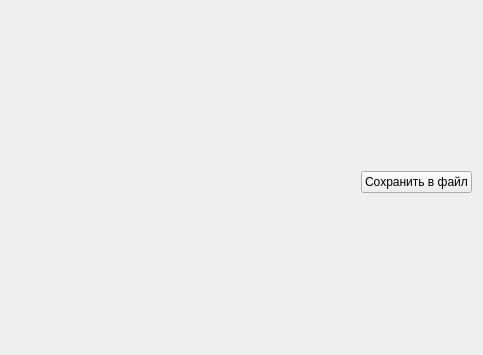
<?xml version="1.0" encoding="UTF-8"?>
<ui version="4.0">
 <class>Form</class>
 <widget class="QWidget" name="Form">
  <property name="geometry">
   <rect>
    <x>0</x>
    <y>0</y>
    <width>483</width>
    <height>355</height>
   </rect>
  </property>
  <property name="windowTitle">
   <string>Рисование по изображению</string>
  </property>
  <layout class="QVBoxLayout" name="verticalLayout_2" stretch="1,0">
   <item>
    <layout class="QVBoxLayout" name="verticalLayout">
     <property name="leftMargin">
      <number>5</number>
     </property>
     <property name="topMargin">
      <number>5</number>
     </property>
     <property name="rightMargin">
      <number>5</number>
     </property>
     <property name="bottomMargin">
      <number>5</number>
     </property>
    </layout>
   </item>
   <item>
    <layout class="QHBoxLayout" name="horizontalLayout">
     <item>
      <spacer name="horizontalSpacer">
       <property name="orientation">
        <enum>Qt::Horizontal</enum>
       </property>
       <property name="sizeHint" stdset="0">
        <size>
         <width>40</width>
         <height>20</height>
        </size>
       </property>
      </spacer>
     </item>
     <item>
      <widget class="QPushButton" name="pushButton">
       <property name="text">
        <string>Сохранить в файл</string>
       </property>
      </widget>
     </item>
    </layout>
   </item>
  </layout>
 </widget>
 <resources/>
 <connections/>
</ui>
